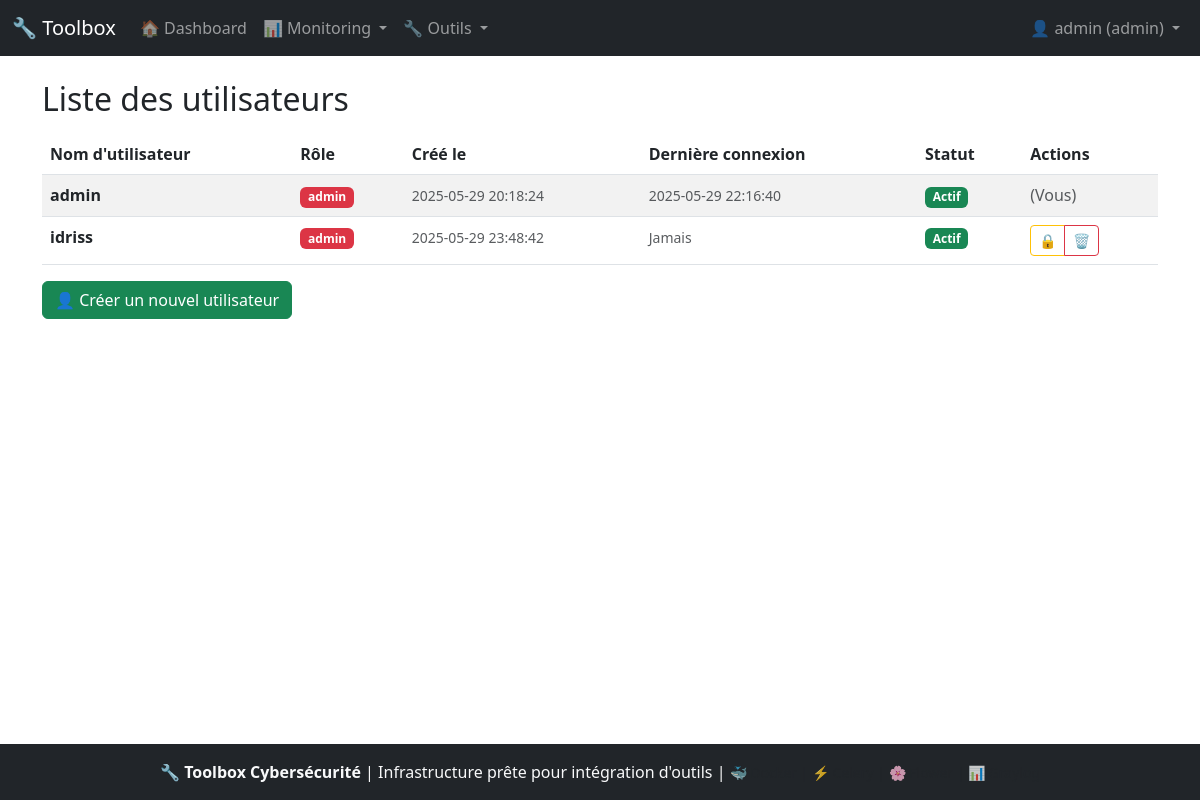
Page /users (signed in) on the earlier database version.
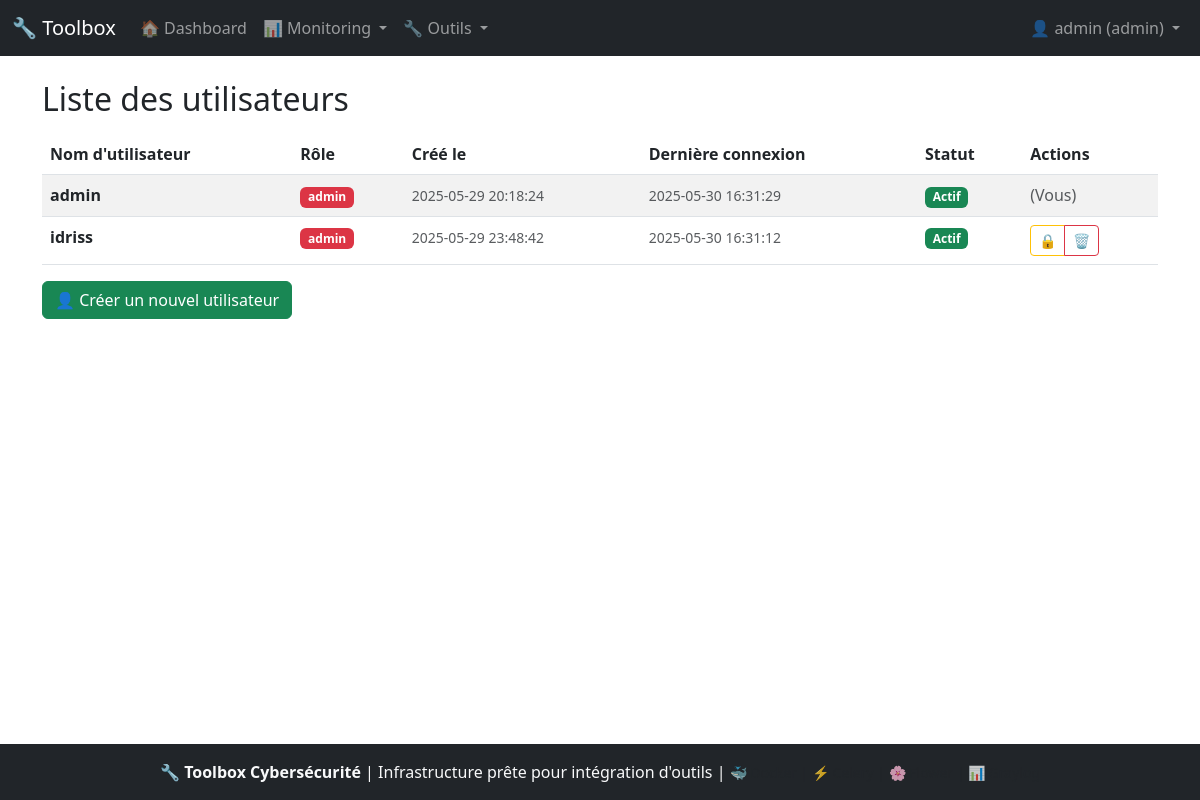
Same page on the later database version.
### tables this page shows
CREATE TABLE users (
                    id INTEGER PRIMARY KEY AUTOINCREMENT,
                    username TEXT UNIQUE NOT NULL,
                    password_hash TEXT NOT NULL,
                    role TEXT NOT NULL DEFAULT 'viewer',
                    created_at TIMESTAMP DEFAULT CURRENT_TIMESTAMP,
                    last_login TIMESTAMP,
                    active BOOLEAN DEFAULT 1
                );

### api/main.py (the view)
@main_bp.route('/users')
@admin_required
def users_list():
    try:
        users = current_app.db.get_users()
        return render_template('auth/users.html', users=users)
    except Exception as e:
        logger.error(f"Erreur liste utilisateurs: {e}")
        flash('Erreur lors du chargement des utilisateurs', 'danger')
        return render_template('auth/users.html', users=[])

### app.py (called while the page is built)
def register_template_helpers(app):
    @app.context_processor
    def inject_user():
        return {
            'current_user': app.auth.get_current_user(),
            'app_name': 'Toolbox Cybersécurité',
            'app_version': '2.0'
        }

### auth.py (called while the page is built)
    def get_current_user(self) -> dict:
        return {
            'id': session.get('user_id'),
            'username': session.get('username'),
            'role': session.get('role'),
            'is_authenticated': 'user_id' in session
        }

### database.py (called while the page is built)
    @contextmanager
    def get_connection(self):
        conn = sqlite3.connect(self.db_path)
        conn.row_factory = sqlite3.Row  # Retourner des dict
        try:
            yield conn
        except Exception as e:
            conn.rollback()
            logger.error(f"Erreur base de données: {e}")
            raise
        finally:
            conn.close()

### templates/auth/users.html (shortened to what this page needs)
{% extends "base.html" %}
{% block content %}
<h2>Liste des utilisateurs</h2>
<table class="table table-striped mt-3">
  <thead>
    <tr>
      <th>Nom d'utilisateur</th>
      <th>Rôle</th>
      <th>Créé le</th>
      <th>Dernière connexion</th>
      <th>Statut</th>
      <th>Actions</th>
    </tr>
  </thead>
  <tbody>
    {% for user in users %}
      <tr>
        <td><strong>{{ user.username }}</strong></td>
        <td>
          <span class="badge bg-{{ 'danger' if user.role == 'admin' else 'warning' if user.role == 'pentester' else 'secondary' }}">
            {{ user.role }}
          </span>
        </td>
        <td>
          <small class="text-muted">{{ user.created_at or 'N/A' }}</small>
        </td>
        <td>
          <small class="text-muted">{{ user.last_login or 'Jamais' }}</small>
        </td>
        <td>
          {% if user.active %}
            <span class="badge bg-success">Actif</span>
          {% else %}
            <span class="badge bg-secondary">Inactif</span>
          {% endif %}
        </td>
        <td>
          {% if user.username != current_user.username and user.username != 'admin' %}
            <div class="btn-group btn-group-sm" role="group">
              <button class="btn btn-outline-warning"
                      onclick="toggleUserStatus('{{ user.username }}', {{ user.active }})"
                      title="{{ 'Désactiver' if user.active else 'Activer' }} l'utilisateur">
                {{ '🔒' if user.active else '🔓' }}
              </button>
              <button class="btn btn-outline-danger"
                      onclick="deleteUser('{{ user.username }}')"
                      title="Supprimer l'utilisateur">
                🗑️
              </button>
            </div>
          {% else %}
            <span class="text-muted">
              {% if user.username == current_user.username %}
                (Vous)
              {% else %}
                (Protégé)
              {% endif %}
            </span>
          {% endif %}
        </td>
      </tr>
    {% endfor %}
  </tbody>
</table>
<div class="mt-3">
  <a href="{{ url_for('main.create_user') }}" class="btn btn-success">
    👤 Créer un nouvel utilisateur
  </a>
</div>
{% endblock %}

Differences in the rows shown:
changed users (number 1 of 2 on the later page): last_login "2025-05-29 22:16:40" → "2025-05-30 16:31:29"
changed users "idriss": last_login "Jamais" → "2025-05-30 16:31:12"
